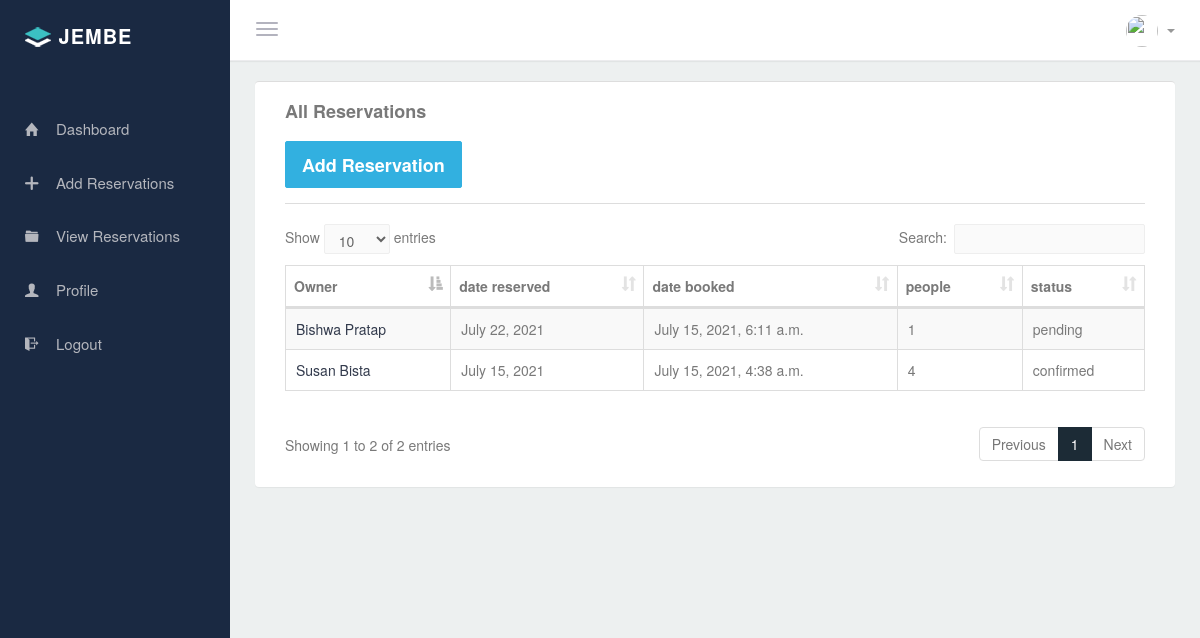
/emp/view-reservations/, run on the app's committed database.
### project/models.py (models this page shows, shortened)
class Reservation(models.Model):
    first_name = models.CharField(max_length=200)
    last_name = models.CharField(max_length=200)
    email = models.EmailField()
    phone = PhoneNumberField(blank=True)
    one = '1'
    two = '2'
    three = '3'
    four = '4'
    five = '5'
    people_choices = (
        (one, 'one person'), (two, 'two people'),
        (three, 'three people'), (four, 'four people'), (five, 'five  people')
    )
    people = models.CharField(
        max_length=1, choices=people_choices, default=one)
    time = models.TimeField()
    date_reserved = models.DateField()
    date_booked = models.DateTimeField(auto_now_add=True)
    pending = "pending"
    confirmed = "confirmed"
    status_choices = ((pending, "pending"), (confirmed, "confirmed"))
    status = models.CharField(
        max_length=10, choices=status_choices, default=pending)
    comment = models.TextField(blank=True)

### project/views.py (the view)
def view_reservations(request):
    reservations = Reservation.objects.all()
    return render(request,"super/view_reserve.html",{'reservations': reservations})

### project/templates/super/view_reserve.html (shortened to what this page needs)
{% load static %}
<!DOCTYPE html>
<html lang="en">
<head>
        {% block stylesheet %}
        <link href="{% static 'css/bootstrap.min.css' %}" rel="stylesheet">
        <link href="{% static 'css/bootstrap-reset.css' %}" rel="stylesheet">
        <link href="{% static 'css/animate.css' %}" rel="stylesheet">
        <link href="{% static 'assets/font-awesome/css/font-awesome.css' %}" rel="stylesheet" />
        <link href="{% static 'assets/ionicon/css/ionicons.min.css' %}" rel="stylesheet" />
        <link href="{% static 'assets/datatables/jquery.dataTables.min.css' %}" rel="stylesheet" type="text/css" />
        <link href="{% static 'css/style.css' %}" rel="stylesheet">
        <link href="{% static 'css/helper.css' %}" rel="stylesheet">
        <link href="{% static 'css/style-responsive.css' %}" rel="stylesheet" />
{% endblock %}
    </head>
    <body>
        <aside class="left-panel">
            <div class="logo">
                <a href="{% url 'dashboard' %}" class="logo-expanded">
                    <img src="{% static 'img/single-logo.png' %}" alt="logo">
                    <span class="nav-label">Jembe</span>
                </a>
            <nav class="navigation">
                <ul class="list-unstyled">
                    <li {% if request.path == '/dashboard/' %}class="active" {% endif %}><a href="{% url 'dashboard' %}"><i class="ion-home"></i> <span class="nav-label">Dashboard</span></a>
                    </li>
                    <li {% if request.path == '/add-reservation/' %}class="active"{% endif %}><a href="{% url 'add' %}"><i class="ion-plus-round"></i> <span class="nav-label">Add Reservations</span></a>
                    </li>
                    <li {% if request.path == '/view-reservations/' %}class="active" {% endif %}><a href="{% url 'view_reservations' %}"><i class="ion-folder"></i> <span class="nav-label">View Reservations</span></a>
                    </li>
                    <li {% if request.path == '/profile/' %}class="active"{% endif %}><a href="{% url 'profile' %}"><i class="ion-person"></i> <span class="nav-label">Profile</span></a></li>
                 <li class=""><a href="{% url 'logout' %}"><i class="ion-log-out "></i> <span class="nav-label">Logout</span></a>
                    </li>
            </nav>
        </aside>
        <section class="content">
            <header class="top-head container-fluid">
                <button type="button" class="navbar-toggle pull-left">
                    <span class="icon-bar"></span>
                    <span class="icon-bar"></span>
                    <span class="icon-bar"></span>
                </button>
                <ul class="list-inline navbar-right top-menu top-right-menu">
                    <li class="dropdown text-center">
                        <a data-toggle="dropdown" class="dropdown-toggle" href="#">
                        {% if request.user.picture %}
                            <img alt="" src="{{ request.user.picture.url }}" class="img-circle profile-img thumb-sm">
                            {% else %}
<img alt="" src="" class="img-circle profile-img thumb-sm">
{% endif %}
                             <span class="caret"></span>
                        </a>
                    </li>
                </ul>
            </header>
{% block content %}
<div class="wraper container-fluid">
                <div class="row">
                    <div class="col-md-12">
                        <div class="panel panel-default">
                            <div class="panel-heading">
                                <h3 class="panel-title"><strong>All Reservations</strong><br> <br/><a href="{% url 'add' %}" class="btn btn-info btn-right btn-lg"> <strong>Add Reservation</strong></a> </h3>
                            </div>
                            <div class="panel-body">
                                <div class="row">
                                    <div class="col-md-12 col-sm-12 col-xs-12">
                                        <table id="datatable" class="table table-striped table-bordered table-responsive">
                                            <thead>
                                                <tr>
                                                    <th>Owner</th>
                                                    <th>date reserved</th>
                                                    <th>date booked</th>
                                                    <th>people</th>
                                                    <th>status</th>
                                                </tr>
                                            </thead>
                                            <tbody>
                                             {% for obj in reservations %}
                                                <tr>
                                                    <td><a href="{% url 'update_reservation' pk=obj.pk%}">{{ obj.first_name }} {{ obj.last_name }}</a></td>
                                                    <td>{{ obj.date_reserved }}</td>
                                                    <td>{{ obj.date_booked }}</td>
                                                    <td>{{ obj.people }}</td>
                                                    <td>{{ obj.status }}</td>
                                                </tr>
                                                {% endfor %}
                                            </tbody>
                                        </table>
                                    </div>
                                </div>
                            </div>
                        </div>
                    </div>
                </div>
            </div>
{% endblock %}
</section>
    </body>
</html>

### project/static/css/style.css (style rules this page uses)
body { color: #797979; background-color: #edf0f0; font-family: 'Source Sans Pro', 'Helvetica Neue', Helvetica, Arial, sans-serif; padding: 0px !important; margin: 0px !important; font-size: 14px; }
html { overflow-x: hidden; position: relative; min-height: 100%; }
body, html { overflow-x: hidden; }
aside.left-panel { background-color: #1a2942; width: 230px; position: fixed; height: 100%; top: 0px; left: 0px; }
.logo { padding-top: 20px; }
.logo-expanded { font-size: 20px; letter-spacing: .05em; color: #fff !important; padding: 0px 25px; font-weight: 700; text-transform: uppercase; }
.logo-expanded span { vertical-align: middle; }
.navigation { margin: 50px 0px 20px; }
.navigation > ul > li { position: relative; }
.navigation > ul > li > a { display: block; padding: 15px 25px; color: #b4b6bd; font-size: 15px; text-decoration: none; transition: all 0.4s; -moz-transition: all 0.4s; -webkit-transition: all 0.4s; -o-transition: all 0.4s; font-weight: 400; outline: none !important; }
.navigation ul li a i { margin-right: 6px; font-size: 18px; width: 25px; float: left; }
.navigation ul li a .nav-label { vertical-align: middle; }
header { background-color: #fff; border-bottom: 1px solid #ececee; padding-top: 4px; padding-bottom: 4px; }
.navbar-toggle { margin: 8px 20px 8px 0px; display: block; padding-left: 0px; }
.navbar-toggle .icon-bar { background-color: #b3b3be; }
.top-menu li { height: 100%; display: inline-block; position: relative; float: left; line-height: 50px; padding: 0px; }
.top-menu li >a { color: #979898; text-align: center; padding: 22px 15px; font-size: 16px; }
.content { margin-left: 230px; padding-bottom: 50px; }
.content > .container-fluid { padding-left: 25px; padding-right: 25px; }
.wraper { padding-top: 20px; padding-bottom: 20px; min-height: 550px; }
#datatable td { font-weight: normal; }

### project/static/css/helper.css (style rules this page uses)
.bx-s, .panel, .portlet, .nav.nav-tabs+.tab-content, .tabs-vertical-env .tab-content, .widget-panel, .profile-widget, .profile-widget img, .tiles, .tile-stats, .mini-stat, header { -webkit-box-shadow: 0 1px 1px rgba(0, 0, 0, 0.05); -moz-box-shadow: 0 1px 1px rgba(0, 0, 0, 0.05); box-shadow: 0 1px 1px rgba(0, 0, 0, 0.05); }
.thumb-sm { height: 32px; width: 32px; }

### data on the page
Reservation: first_name "Susan", last_name "Bista", date_reserved "July 15, 2021", date_booked "July 15, 2021, 4:38 a.m.", people "4", status "confirmed"
Reservation: first_name "Bishwa", last_name "Pratap", date_reserved "July 22, 2021", date_booked "July 15, 2021, 6:11 a.m.", people "1", status "pending"
